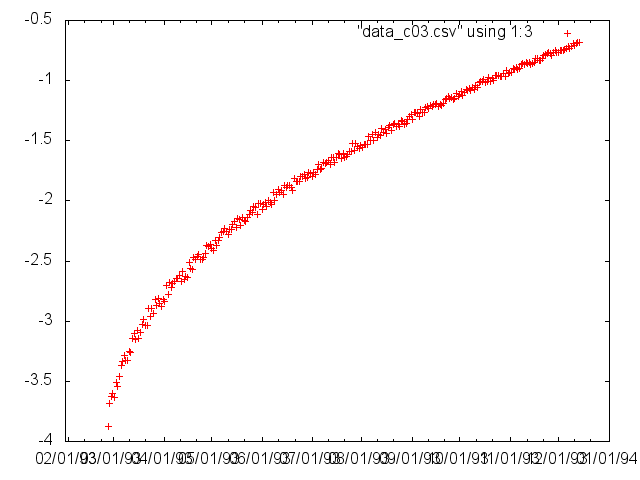

Write the gnuplot code that produced this figure.
set terminal png
set output "data_c03_ao.png"
set xdata time
set timefmt "%m/%d/%Y"
plot "data_c03.csv" using 1:3
